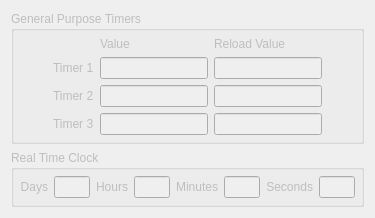
      <widget class="QWidget" name="debugTimerWidget">
       <attribute name="icon">
        <iconset resource="resources.qrc">
         <normaloff>:/icons/resources/icons/timers.png</normaloff>:/icons/resources/icons/timers.png</iconset>
       </attribute>
       <attribute name="title">
        <string>Timers</string>
       </attribute>
       <layout class="QVBoxLayout" name="verticalLayout_34">
        <item>
         <widget class="QGroupBox" name="groupGPT">
          <property name="enabled">
           <bool>false</bool>
          </property>
          <property name="sizePolicy">
           <sizepolicy hsizetype="Preferred" vsizetype="Maximum">
            <horstretch>0</horstretch>
            <verstretch>0</verstretch>
           </sizepolicy>
          </property>
          <property name="title">
           <string>General Purpose Timers</string>
          </property>
          <layout class="QGridLayout" name="gridLayout_22">
           <property name="leftMargin">
            <number>6</number>
           </property>
           <property name="topMargin">
            <number>6</number>
           </property>
           <property name="rightMargin">
            <number>6</number>
           </property>
           <property name="bottomMargin">
            <number>6</number>
           </property>
           <item row="4" column="2">
            <widget class="QLineEdit" name="timer3">
             <property name="sizePolicy">
              <sizepolicy hsizetype="Maximum" vsizetype="Maximum">
               <horstretch>0</horstretch>
               <verstretch>0</verstretch>
              </sizepolicy>
             </property>
             <property name="readOnly">
              <bool>true</bool>
             </property>
            </widget>
           </item>
           <item row="4" column="1">
            <widget class="QLabel" name="label_28">
             <property name="text">
              <string>Timer 3</string>
             </property>
            </widget>
           </item>
           <item row="2" column="2">
            <widget class="QLineEdit" name="timer1">
             <property name="sizePolicy">
              <sizepolicy hsizetype="Maximum" vsizetype="Maximum">
               <horstretch>0</horstretch>
               <verstretch>0</verstretch>
              </sizepolicy>
             </property>
             <property name="readOnly">
              <bool>true</bool>
             </property>
            </widget>
           </item>
           <item row="3" column="3">
            <widget class="QLineEdit" name="timer2r">
             <property name="sizePolicy">
              <sizepolicy hsizetype="Maximum" vsizetype="Maximum">
               <horstretch>0</horstretch>
               <verstretch>0</verstretch>
              </sizepolicy>
             </property>
             <property name="readOnly">
              <bool>true</bool>
             </property>
            </widget>
           </item>
           <item row="3" column="4">
            <spacer name="horizontalSpacer_26">
             <property name="orientation">
              <enum>Qt::Horizontal</enum>
             </property>
             <property name="sizeHint" stdset="0">
              <size>
               <width>0</width>
               <height>20</height>
              </size>
             </property>
            </spacer>
           </item>
           <item row="1" column="3">
            <widget class="QLabel" name="label_19">
             <property name="sizePolicy">
              <sizepolicy hsizetype="Maximum" vsizetype="Preferred">
               <horstretch>0</horstretch>
               <verstretch>0</verstretch>
              </sizepolicy>
             </property>
             <property name="text">
              <string>Reload Value</string>
             </property>
            </widget>
           </item>
           <item row="3" column="1">
            <widget class="QLabel" name="label_27">
             <property name="text">
              <string>Timer 2</string>
             </property>
            </widget>
           </item>
           <item row="2" column="3">
            <widget class="QLineEdit" name="timer1r">
             <property name="sizePolicy">
              <sizepolicy hsizetype="Maximum" vsizetype="Maximum">
               <horstretch>0</horstretch>
               <verstretch>0</verstretch>
              </sizepolicy>
             </property>
             <property name="readOnly">
              <bool>true</bool>
             </property>
            </widget>
           </item>
           <item row="2" column="1">
            <widget class="QLabel" name="label_5">
             <property name="text">
              <string>Timer 1</string>
             </property>
            </widget>
           </item>
           <item row="1" column="2">
            <widget class="QLabel" name="label_23">
             <property name="sizePolicy">
              <sizepolicy hsizetype="Maximum" vsizetype="Preferred">
               <horstretch>0</horstretch>
               <verstretch>0</verstretch>
              </sizepolicy>
             </property>
             <property name="text">
              <string>Value</string>
             </property>
            </widget>
           </item>
           <item row="4" column="3">
            <widget class="QLineEdit" name="timer3r">
             <property name="sizePolicy">
              <sizepolicy hsizetype="Maximum" vsizetype="Maximum">
               <horstretch>0</horstretch>
               <verstretch>0</verstretch>
              </sizepolicy>
             </property>
             <property name="readOnly">
              <bool>true</bool>
             </property>
            </widget>
           </item>
           <item row="3" column="2">
            <widget class="QLineEdit" name="timer2">
             <property name="sizePolicy">
              <sizepolicy hsizetype="Maximum" vsizetype="Maximum">
               <horstretch>0</horstretch>
               <verstretch>0</verstretch>
              </sizepolicy>
             </property>
             <property name="readOnly">
              <bool>true</bool>
             </property>
            </widget>
           </item>
           <item row="3" column="0">
            <spacer name="horizontalSpacer_6">
             <property name="orientation">
              <enum>Qt::Horizontal</enum>
             </property>
             <property name="sizeHint" stdset="0">
              <size>
               <width>0</width>
               <height>20</height>
              </size>
             </property>
            </spacer>
           </item>
          </layout>
         </widget>
        </item>
        <item>
         <widget class="QGroupBox" name="groupRTC">
          <property name="enabled">
           <bool>false</bool>
          </property>
          <property name="sizePolicy">
           <sizepolicy hsizetype="Preferred" vsizetype="Maximum">
            <horstretch>0</horstretch>
            <verstretch>0</verstretch>
           </sizepolicy>
          </property>
          <property name="title">
           <string>Real Time Clock</string>
          </property>
          <layout class="QGridLayout" name="gridLayout_27">
           <property name="leftMargin">
            <number>6</number>
           </property>
           <property name="topMargin">
            <number>6</number>
           </property>
           <property name="rightMargin">
            <number>6</number>
           </property>
           <property name="bottomMargin">
            <number>6</number>
           </property>
           <item row="0" column="1">
            <widget class="QLabel" name="label_22">
             <property name="text">
              <string>Days</string>
             </property>
             <property name="alignment">
              <set>Qt::AlignRight|Qt::AlignTrailing|Qt::AlignVCenter</set>
             </property>
            </widget>
           </item>
           <item row="0" column="6">
            <widget class="QLineEdit" name="minutes">
             <property name="sizePolicy">
              <sizepolicy hsizetype="Maximum" vsizetype="Maximum">
               <horstretch>0</horstretch>
               <verstretch>0</verstretch>
              </sizepolicy>
             </property>
             <property name="maximumSize">
              <size>
               <width>36</width>
               <height>16777215</height>
              </size>
             </property>
             <property name="readOnly">
              <bool>true</bool>
             </property>
            </widget>
           </item>
           <item row="0" column="9">
            <spacer name="horizontalSpacer_29">
             <property name="orientation">
              <enum>Qt::Horizontal</enum>
             </property>
             <property name="sizeHint" stdset="0">
              <size>
               <width>0</width>
               <height>20</height>
              </size>
             </property>
            </spacer>
           </item>
           <item row="0" column="8">
            <widget class="QLineEdit" name="seconds">
             <property name="sizePolicy">
              <sizepolicy hsizetype="Maximum" vsizetype="Maximum">
               <horstretch>0</horstretch>
               <verstretch>0</verstretch>
              </sizepolicy>
             </property>
             <property name="maximumSize">
              <size>
               <width>36</width>
               <height>16777215</height>
              </size>
             </property>
             <property name="readOnly">
              <bool>true</bool>
             </property>
            </widget>
           </item>
           <item row="0" column="0">
            <spacer name="horizontalSpacer_28">
             <property name="orientation">
              <enum>Qt::Horizontal</enum>
             </property>
             <property name="sizeHint" stdset="0">
              <size>
               <width>0</width>
               <height>20</height>
              </size>
             </property>
            </spacer>
           </item>
           <item row="0" column="7">
            <widget class="QLabel" name="label_3">
             <property name="text">
              <string>Seconds</string>
             </property>
             <property name="alignment">
              <set>Qt::AlignRight|Qt::AlignTrailing|Qt::AlignVCenter</set>
             </property>
            </widget>
           </item>
           <item row="0" column="3">
            <widget class="QLabel" name="label_21">
             <property name="text">
              <string>Hours</string>
             </property>
             <property name="alignment">
              <set>Qt::AlignRight|Qt::AlignTrailing|Qt::AlignVCenter</set>
             </property>
            </widget>
           </item>
           <item row="0" column="4">
            <widget class="QLineEdit" name="hours">
             <property name="sizePolicy">
              <sizepolicy hsizetype="Maximum" vsizetype="Maximum">
               <horstretch>0</horstretch>
               <verstretch>0</verstretch>
              </sizepolicy>
             </property>
             <property name="maximumSize">
              <size>
               <width>36</width>
               <height>16777215</height>
              </size>
             </property>
             <property name="readOnly">
              <bool>true</bool>
             </property>
            </widget>
           </item>
           <item row="0" column="5">
            <widget class="QLabel" name="label_20">
             <property name="text">
              <string>Minutes</string>
             </property>
             <property name="alignment">
              <set>Qt::AlignRight|Qt::AlignTrailing|Qt::AlignVCenter</set>
             </property>
            </widget>
           </item>
           <item row="0" column="2">
            <widget class="QLineEdit" name="days">
             <property name="sizePolicy">
              <sizepolicy hsizetype="Maximum" vsizetype="Maximum">
               <horstretch>0</horstretch>
               <verstretch>0</verstretch>
              </sizepolicy>
             </property>
             <property name="maximumSize">
              <size>
               <width>36</width>
               <height>16777215</height>
              </size>
             </property>
             <property name="readOnly">
              <bool>true</bool>
             </property>
            </widget>
           </item>
          </layout>
         </widget>
        </item>
        <item>
         <spacer name="verticalSpacer_8">
          <property name="orientation">
           <enum>Qt::Vertical</enum>
          </property>
          <property name="sizeHint" stdset="0">
           <size>
            <width>20</width>
            <height>0</height>
           </size>
          </property>
         </spacer>
        </item>
       </layout>
      </widget>
